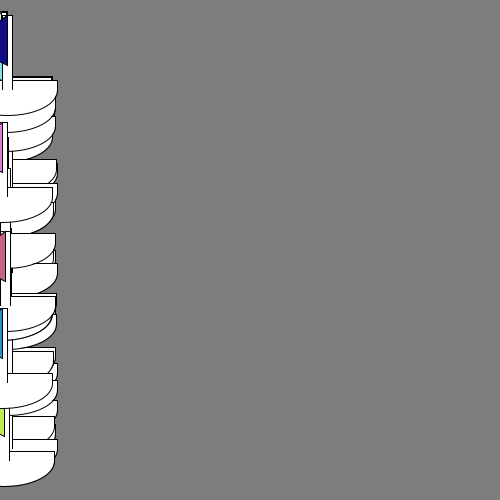
Frame 1 (no input)
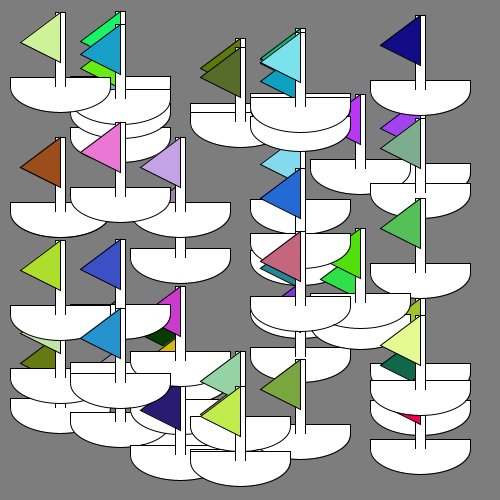
Frame 60 (the mouse pressed at the canvas centre just before this capture)
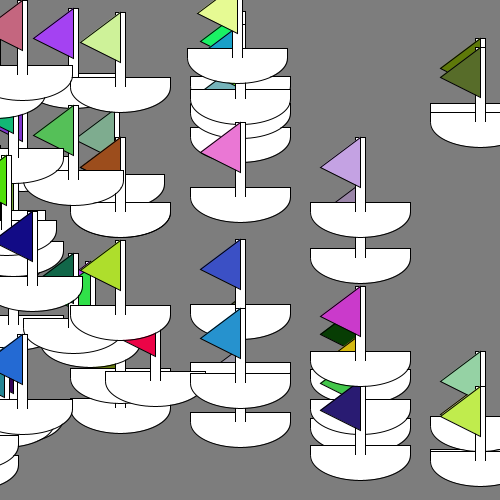
Frame 120 (the mouse held since frame 60 and released just before this capture)

The Processing sketch that drew these frames (run headless with seeded random() and noise(); from frame 60 on, the mouse is pressed at the canvas centre):

// Processing sketch: demo9_BoatRaceArray
// ── demo9_BoatRaceArray.pde
Boat[] boats = new Boat[50];

void setup(){
  size(500, 500);
  for(int i=0; i<boats.length; i++){
    boats[i] = new Boat("team " + i, color(int(random(0, 255)),int(random(0, 255)),int(random(0, 255))), 0, int(random(75, 470)), int(random(1,8)));
  }
  rectMode(CENTER);
}

void draw(){
  background(125);
  for(int i=0; i<boats.length; i++){
    boats[i].move();
    boats[i].display();
  }
}


  
  
  

// ── Boat.pde
class Boat {
  String teamName;
  color c;
  float xpos;
  float ypos;
  float xspeed;
  int lapCount;
  
  
  Boat(String tempName, color tempC, float tempX, float tempY, float tempXspeed){
    teamName = tempName;
    c = tempC;
    xpos = tempX;
    ypos = tempY;
    xspeed = tempXspeed;
    lapCount = 1;
  }
  
  void display() {
    fill(255);
    rect(xpos, ypos, 100, 10);
    rect(xpos, ypos-30, 10, 80);
    arc(xpos, ypos+5, 100, 50, 0, PI, OPEN);
    fill(c);
    triangle(xpos, ypos-70, xpos-40, ypos-40, xpos, ypos-20);
  }
  
  void move() {
    xpos += xspeed;
    if (xpos > width + 50){
      ypos = round(random(50, 475));
      xpos = -50;
      xspeed = round(random(1,8));
      lapCount++;
      println(teamName + " is on lap #" + lapCount);
    }
  }
}
